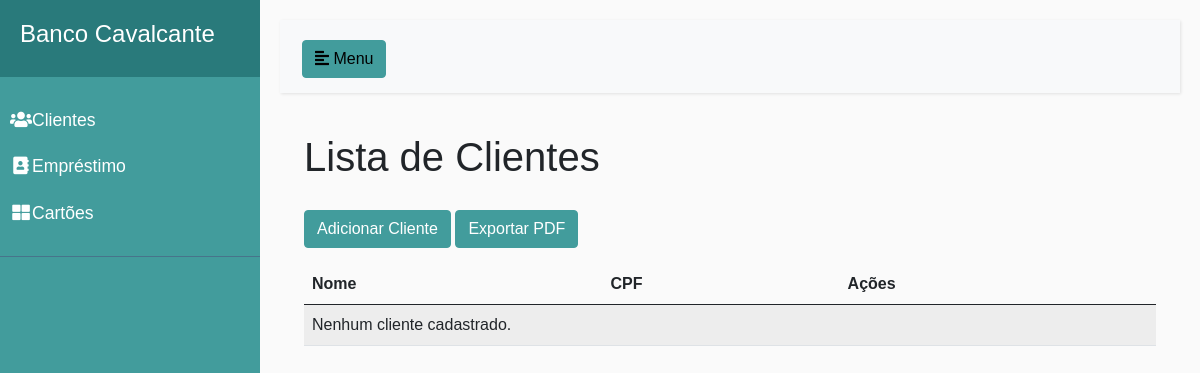
/banco/clientes, run on an earlier commit of the app's database.
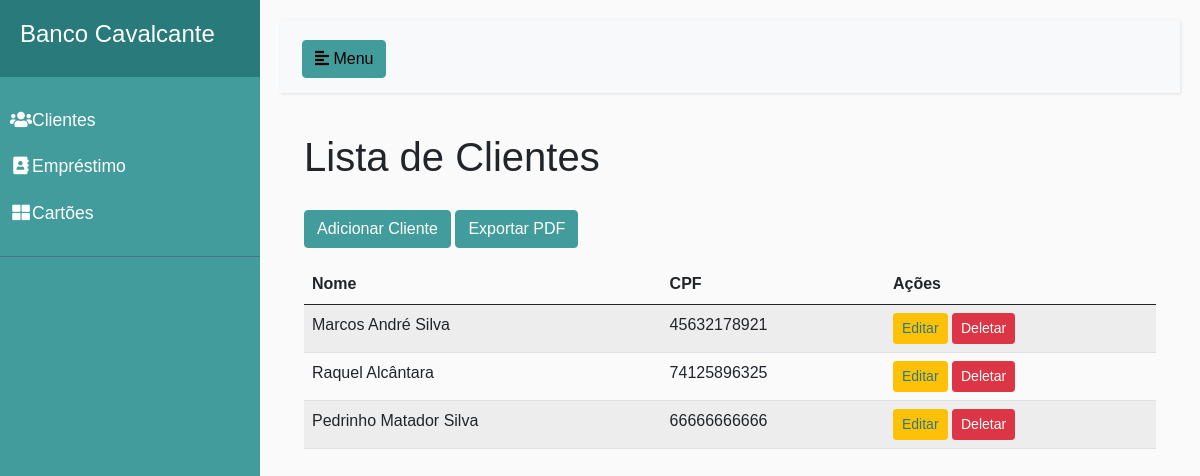
And on a later commit of the database.
### banco/models.py (models this page shows, shortened)
class Cliente(models.Model):
    nome = models.CharField(max_length=100)
    cpf = models.CharField(max_length=15, unique=True)

### banco/views.py (the view)
# urls.py: path('clientes', views.listar_clientes, name='listar_clientes'),
def listar_clientes(request):
    clientes = Cliente.objects.all()
    return render(request, 'clientes/listar_clientes.html', {'clientes': clientes})

### banco/templates/clientes/listar_clientes.html (shortened to what this page needs)
{% extends "base.html" %}
{% load static %}
{% block 'dashboard' %}
<h1 class="my-4">Lista de Clientes</h1>
<a href="{% url 'criar_clientes' %}" class="btn colorprimarybtn2 mb-3">Adicionar Cliente</a>
<a href="{% url 'exportar_clientes_pdf' %}" target="_blank" class="btn colorprimarybtn2 mb-3">Exportar PDF</a>
<table class="table table-striped">
  <thead>
    <tr>
      <th>Nome</th>
      <th>CPF</th>
      <th>Ações</th>
    </tr>
  </thead>
  <tbody>
    {% for cliente in clientes %}
    <tr>
      <td>{{ cliente.nome }}</td>
      <td>{{ cliente.cpf }}</td>
      <td>
        <a href="{% url 'atualizar_cliente' cliente.id %}" class="btn btn-sm btn-warning">Editar</a>
        <form action="{% url 'deletar_cliente' cliente.id %}" method="POST" style="display:inline;">
            <button type="submit" class="btn btn-sm btn-danger" onclick="return confirm('Tem certeza que deseja excluir este cliente?');">Deletar</button>
        </form>
      </td>
    </tr>
    {% empty %}
    <tr>
      <td colspan="3">Nenhum cliente cadastrado.</td>
    </tr>
    {% endfor %}
  </tbody>
</table>
{% endblock %}

What changed in the data, as far as the page shows it:
added Cliente: nome "Marcos André Silva", cpf "45632178921"
added Cliente: nome "Raquel Alcântara", cpf "74125896325"
added Cliente: nome "Pedrinho Matador Silva", cpf "66666666666"
Also different on the page:
text no longer shown: "Nenhum cliente cadastrado."
